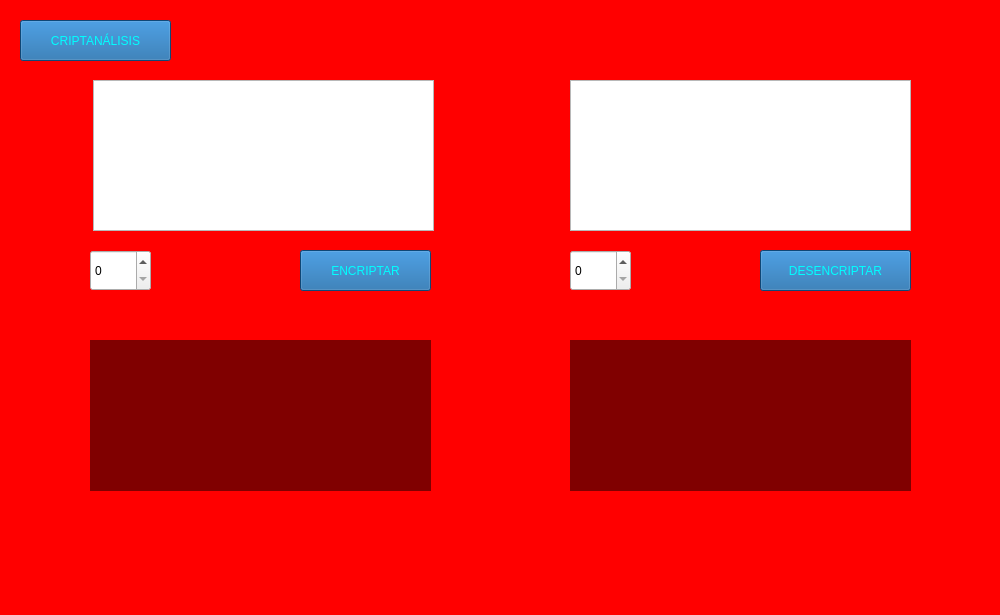
<?xml version="1.0" encoding="UTF-8"?>
<ui version="4.0">
 <class>cripConve</class>
 <widget class="QMainWindow" name="cripConve">
  <property name="geometry">
   <rect>
    <x>0</x>
    <y>0</y>
    <width>1000</width>
    <height>615</height>
   </rect>
  </property>
  <property name="maximumSize">
   <size>
    <width>1000</width>
    <height>615</height>
   </size>
  </property>
  <property name="windowTitle">
   <string>Criptografia Convencional</string>
  </property>
  <property name="windowIcon">
   <iconset>
    <normaloff>icono.png</normaloff>icono.png</iconset>
  </property>
  <widget class="QWidget" name="centralwidget">
   <widget class="QLabel" name="fondo">
    <property name="geometry">
     <rect>
      <x>0</x>
      <y>0</y>
      <width>1000</width>
      <height>615</height>
     </rect>
    </property>
    <property name="styleSheet">
     <string notr="true">background-color: #ff0000;</string>
    </property>
    <property name="text">
     <string/>
    </property>
    <property name="pixmap">
     <pixmap>Imag1.jpg</pixmap>
    </property>
    <property name="scaledContents">
     <bool>false</bool>
    </property>
   </widget>
   <widget class="QPushButton" name="encr">
    <property name="geometry">
     <rect>
      <x>300</x>
      <y>250</y>
      <width>131</width>
      <height>41</height>
     </rect>
    </property>
    <property name="styleSheet">
     <string notr="true">background-color: rgb(21, 99, 165);
color: #00ffff;
font: 14pt &quot;Berlin Sans FB&quot;;</string>
    </property>
    <property name="text">
     <string>ENCRIPTAR</string>
    </property>
   </widget>
   <widget class="QTextEdit" name="encrIn">
    <property name="geometry">
     <rect>
      <x>93</x>
      <y>80</y>
      <width>341</width>
      <height>151</height>
     </rect>
    </property>
   </widget>
   <widget class="QLabel" name="encrOut">
    <property name="geometry">
     <rect>
      <x>90</x>
      <y>340</y>
      <width>341</width>
      <height>151</height>
     </rect>
    </property>
    <property name="styleSheet">
     <string notr="true">background-color:rgba(0,0,0,50%);
color:'white';</string>
    </property>
    <property name="text">
     <string/>
    </property>
   </widget>
   <widget class="QPushButton" name="decr">
    <property name="geometry">
     <rect>
      <x>760</x>
      <y>250</y>
      <width>151</width>
      <height>41</height>
     </rect>
    </property>
    <property name="styleSheet">
     <string notr="true">background-color: rgb(21, 99, 165);
color: #00ffff;
font: 14pt &quot;Berlin Sans FB&quot;;</string>
    </property>
    <property name="text">
     <string>DESENCRIPTAR</string>
    </property>
   </widget>
   <widget class="QTextEdit" name="decrIn">
    <property name="geometry">
     <rect>
      <x>570</x>
      <y>80</y>
      <width>341</width>
      <height>151</height>
     </rect>
    </property>
   </widget>
   <widget class="QLabel" name="decrOut">
    <property name="geometry">
     <rect>
      <x>570</x>
      <y>340</y>
      <width>341</width>
      <height>151</height>
     </rect>
    </property>
    <property name="styleSheet">
     <string notr="true">background-color:rgba(0,0,0,50%);
color:'white';</string>
    </property>
    <property name="text">
     <string/>
    </property>
   </widget>
   <widget class="QPushButton" name="cripAn">
    <property name="geometry">
     <rect>
      <x>20</x>
      <y>20</y>
      <width>151</width>
      <height>41</height>
     </rect>
    </property>
    <property name="styleSheet">
     <string notr="true">background-color: rgb(21, 99, 165);
color: #00ffff;
font: 14pt &quot;Berlin Sans FB&quot;;</string>
    </property>
    <property name="text">
     <string>CRIPTANÁLISIS</string>
    </property>
   </widget>
   <widget class="QSpinBox" name="encrSpin">
    <property name="geometry">
     <rect>
      <x>90</x>
      <y>250</y>
      <width>61</width>
      <height>41</height>
     </rect>
    </property>
   </widget>
   <widget class="QSpinBox" name="decrSpin">
    <property name="geometry">
     <rect>
      <x>570</x>
      <y>250</y>
      <width>61</width>
      <height>41</height>
     </rect>
    </property>
   </widget>
  </widget>
 </widget>
 <resources/>
 <connections/>
</ui>
